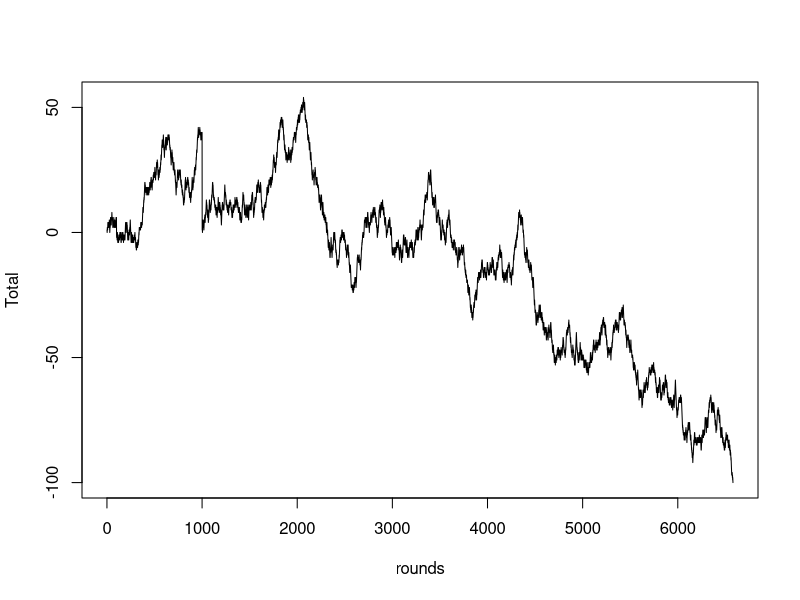
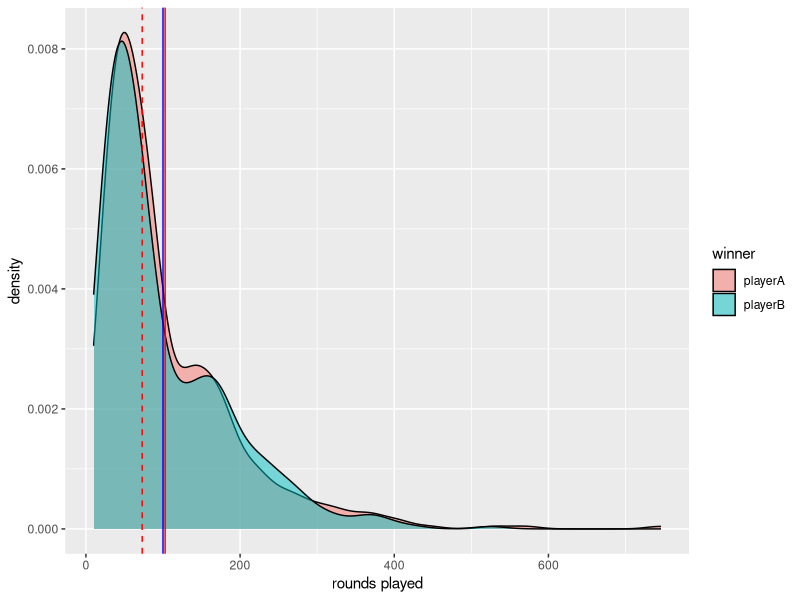
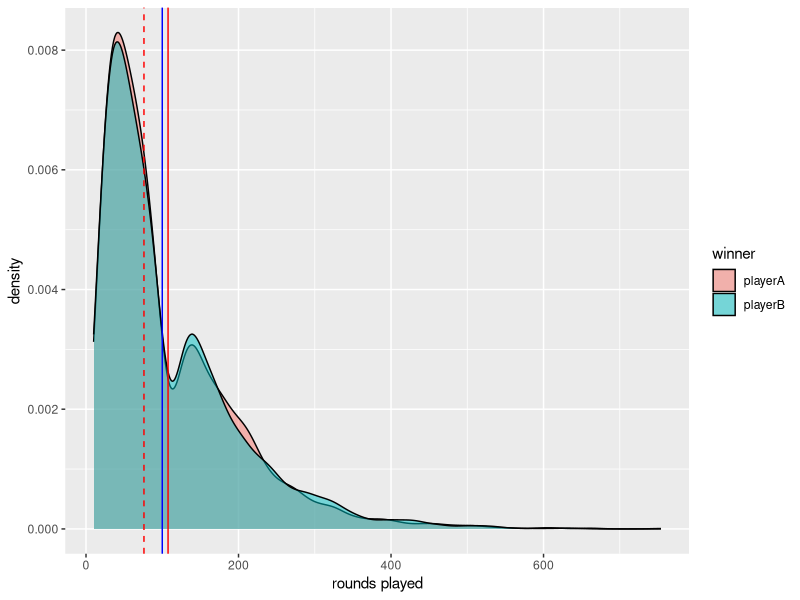
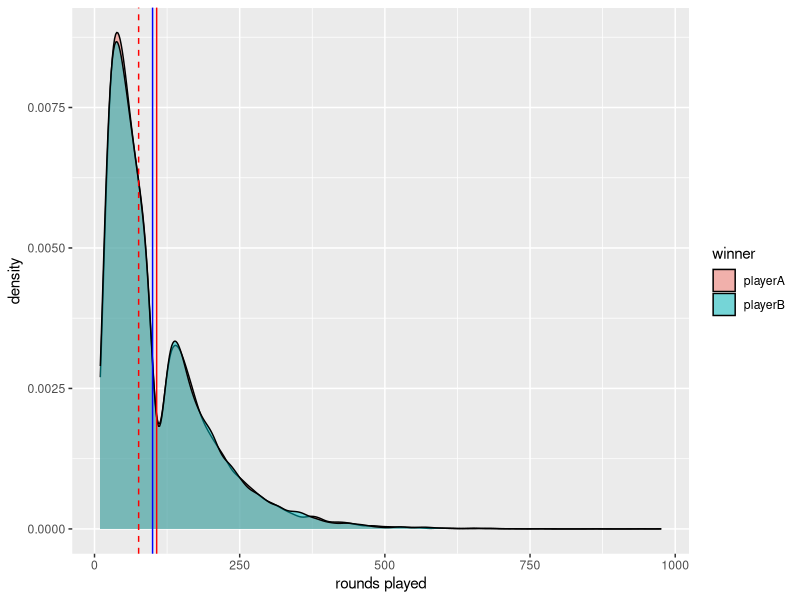
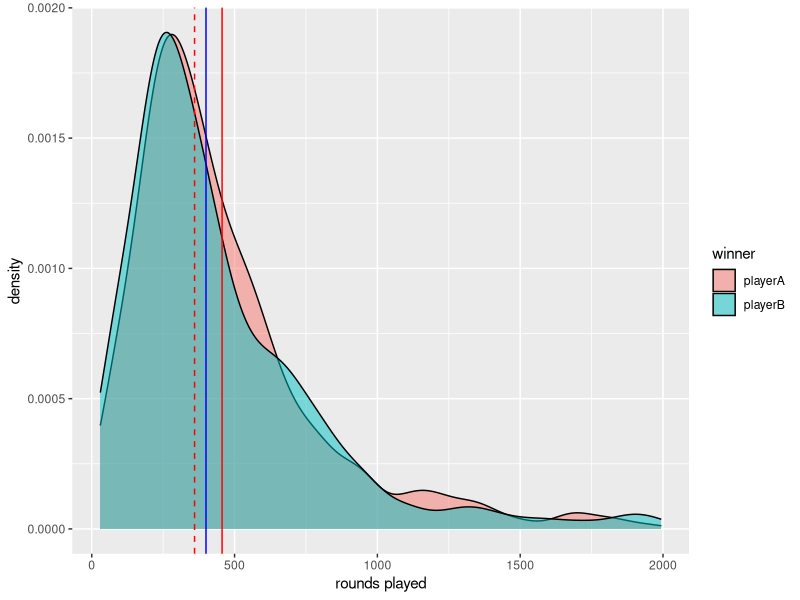

R code for these plots, in order: (Note: a time limit stopped this script after it produced the figures.)
## ---- chunk 1
knitr::opts_chunk$set(echo=T, message=F, warning=F, error=T, fig.width=10, fig.height=10)
## ---- chunk 2
library(dplyr)
library(ggplot2)
library(stringr)
## ---- chunk 3

flipCoin <- function(n, inc){
  flips <- sample(c(inc,-inc), n, TRUE)
  return(data.frame(flip = flips, cum = cumsum(flips)))  
}

limitless <- function(playerA, playerB, inc){
  A <- playerA
  B <- playerB
  
  ponr <- F
  n <- 1
  
  while(!ponr){
    n <- n + 1
    
    if(exists("flips")) flips <- rbind(flips, flipCoin((10^n-nrow(flips)), inc))
    else flips <- flipCoin(10^n, inc)
    
    testA <- which(flips$cum <= A)
    testB <- which(flips$cum >= B)
    
    if((testA %>% length %>% as.logical) & (testB %>% length %>% as.logical)){
      ponr <- T
      if(testA[1] < testB[1]){
        rounds <- testA[1]
        winner <- "playerA"
      } else {
        rounds <- testB[1]
        winner <- "playerB"
      } 
    } else if(testA %>% length %>% as.logical){
      ponr <- T
      winner <- "playerA"
      rounds <- testA[1]
    } else if(testB %>% length %>% as.logical){
      ponr <- T
      winner <- "playerB"
      rounds <- testB[1]
    }
  }
  
  flips <- flips[1:rounds,]
  flips$id <- 1:rounds
  
  out <- list(playerA = A,
              playerB = B,
              winner = winner,
              after_rounds = rounds,
              flips = flips)
  return(out)
}

## ---- chunk 4
result <- limitless(-100, 100, 1)
plot(x=1:nrow(result$flips), y=result$flips$cum, ty="l", ylab="Total", xlab="rounds")
## ---- chunk 5
plotMe <- function(N, X, increment){
  
  #  tmp <- data.frame(no = 1:N)
  #  tmp <- tmp %>% mutate(lim = list(limitless(-X, X, increment)[c("after_rounds", "flips")]))
  tmp <- 1:N
  tmp <- sapply(tmp, function(x){
    out <- limitless(-X, X, increment)
    c(out$after_rounds, out$winner)
  }, simplify = T) %>% t %>% as.data.frame()
  names(tmp) <- c("round", "winner")
  tmp$round <- as.numeric(as.character(tmp$round))
  
  ggplot(tmp, aes(x=round, fill=winner)) + geom_density(alpha=0.5)
  return(tmp)
}
## ---- chunk 6
X <- 10
increment <- 1
N <- 1000

tmp <- plotMe(N, X, increment)

ggplot(tmp, aes(x=round, fill=winner)) + geom_density(alpha=0.5) + labs(x="rounds played") +
  geom_vline(xintercept = mean(tmp$round), linetype=1, color="red") +
  geom_vline(xintercept = median(tmp$round), linetype=2, color="red") +
  geom_vline(xintercept = X*X, linetype=1, color="blue") 
# ggplot(tmp, aes(x=round/X, fill=winner)) +
#   geom_density(alpha=0.5) +
#   geom_vline(xintercept = median(tmp$round)/X, color="red")

summary(tmp)
## ---- chunk 7
X <- 10
increment <- 1
N <- 10000

tmp <- plotMe(N, X, increment)

ggplot(tmp, aes(x=round, fill=winner)) + geom_density(alpha=0.5)+ labs(x="rounds played") +
    geom_vline(xintercept = mean(tmp$round), linetype=1, color="red") +
  geom_vline(xintercept = median(tmp$round), linetype=2, color="red") +
  geom_vline(xintercept = X*X, linetype=1, color="blue") 

summary(tmp)
## ---- chunk 8
X <- 10
increment <- 1
N <- 50000

tmp <- plotMe(N, X, increment)

ggplot(tmp, aes(x=round, fill=winner)) + geom_density(alpha=0.5)+ labs(x="rounds played") +
    geom_vline(xintercept = mean(tmp$round), linetype=1, color="red") +
  geom_vline(xintercept = median(tmp$round), linetype=2, color="red") +
  geom_vline(xintercept = X*X, linetype=1, color="blue") 

summary(tmp)
## ---- chunk 9
X <- 20
increment <- 1
N <- 1000

tmp <- plotMe(N, X, increment)

#tmp %>% density() %>% plot(., main="Rounds till end of game")

ggplot(tmp, aes(x=round, fill=winner)) + geom_density(alpha=0.5)+ labs(x="rounds played")+
    geom_vline(xintercept = mean(tmp$round), linetype=1, color="red") +
  geom_vline(xintercept = median(tmp$round), linetype=2, color="red") +
  geom_vline(xintercept = X*X, linetype=1, color="blue") 

summary(tmp)

## ---- chunk 10
X <- 20
increment <- 1
N <- 10000

tmp <- plotMe(N, X, increment)

ggplot(tmp, aes(x=round, fill=winner)) + geom_density(alpha=0.5)+ labs(x="rounds played") +
    geom_vline(xintercept = mean(tmp$round), linetype=1, color="red") +
  geom_vline(xintercept = median(tmp$round), linetype=2, color="red") +
  geom_vline(xintercept = X*X, linetype=1, color="blue") 

summary(tmp)
